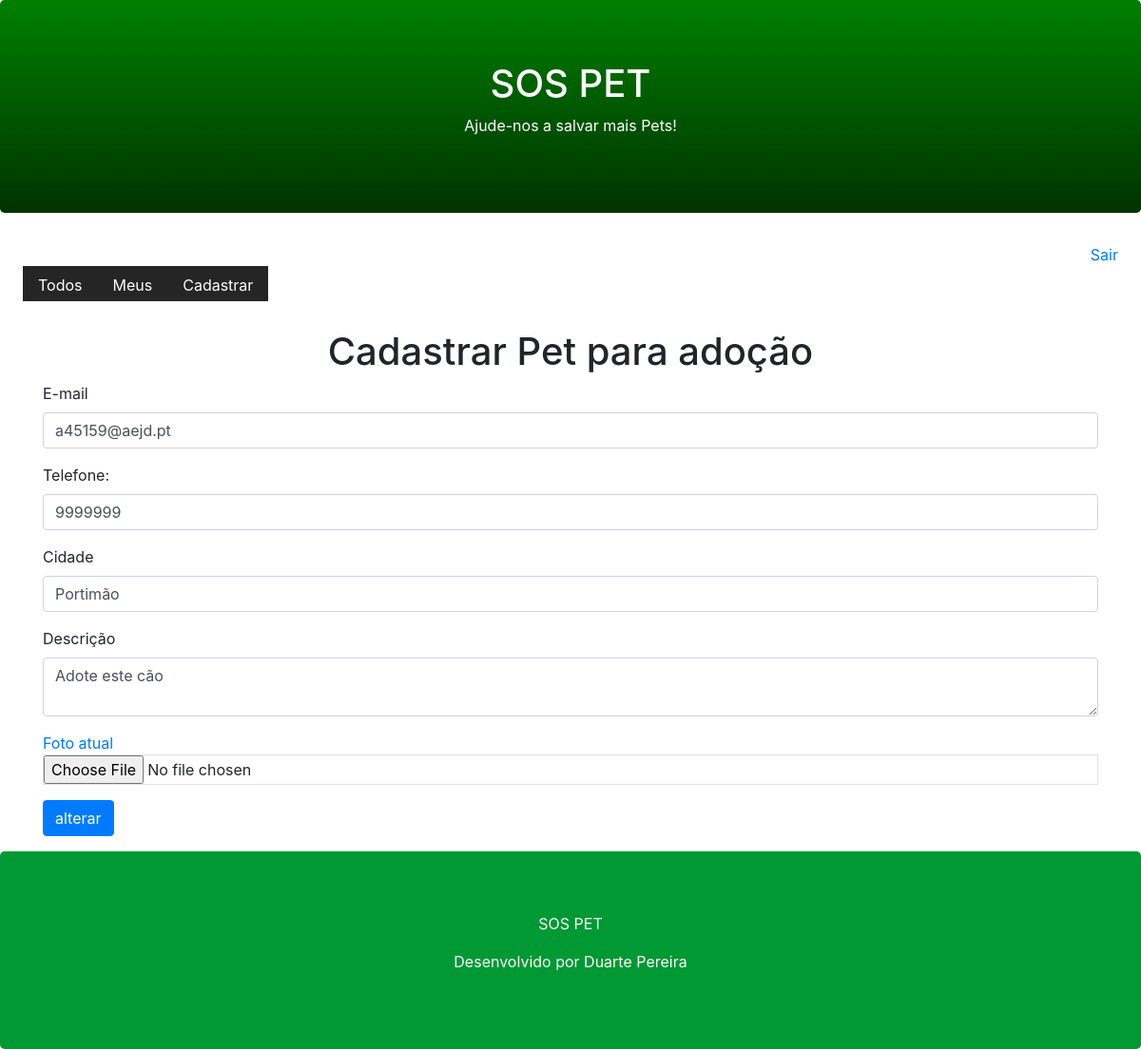
The app's page /pet/register/?id=2 (signed in) with its own data.
### core/models.py (models this page shows, shortened)
class Pet(models.Model):
    city = models.CharField(max_length=100)
    description = models.TextField()
    phone = models.CharField(max_length=11)
    email = models.EmailField()
    begin_date = models.DateTimeField(auto_now_add=True)
    photo = models.ImageField(upload_to='pet')
    active =models.BooleanField(default=True)
    user = models.ForeignKey(User, on_delete = models.CASCADE)

### core/views.py (the view)
# urls.py: path('pet/register/', views.register_pet),
@login_required(login_url='/login/')
def register_pet(request):
    pet_id = request.GET.get('id')
    if pet_id:
        pet = Pet.objects.get(id=pet_id)
        if pet.user == request.user:
            return render(request, 'register-pet.html', {'pet':pet})
    return render(request, 'register-pet.html')

### templates/register-pet.html (shortened to what this page needs)
{% extends "model-page.html" %}
{% block content %}
<h1 class="text-center">Cadastrar Pet para adoção</h1>
<form enctype="multipart/form-data" action="submit", method="POST"> {% csrf_token %}
<div class="container">
    <div class="form-group">
        <label for="email">E-mail</label>
        <input class="form-control" name="email" type="text" value="{{ pet.email }}">
    </div>
    <div class="form-group">
        <label for="phone">Telefone:</label>
        <input class="form-control" name="phone" type="text" value="{{ pet.phone }}">
    </div>
   <div class="form-group">
       <label for="city">Cidade</label>
       <input class="form-control" name="city" type="text" value="{{ pet.city }}">
   </div>
   <div class="form-group">
       <label for="description">Descrição</label>
       <textarea class="form-control" row="5" name="description">{{ pet.description }}</textarea>
   </div>
   <div class="form-group">
       <a href="/media/{{ pet.photo }}" target="_blank">Foto atual</a>
       <input type="file" class="form-control-file border" name="file" accept="image/*">
   </div>
   <button type="submit" class="btn btn-primary">
       {% if pet %}
            alterar
        {% else %}
            Cadastrar
        {% endif %}
   </button>
</form>
{% endblock %}

### records on screen
Pet: email "a45159@aejd.pt", phone "9999999", city "Portimão", description "Adote este cão"
